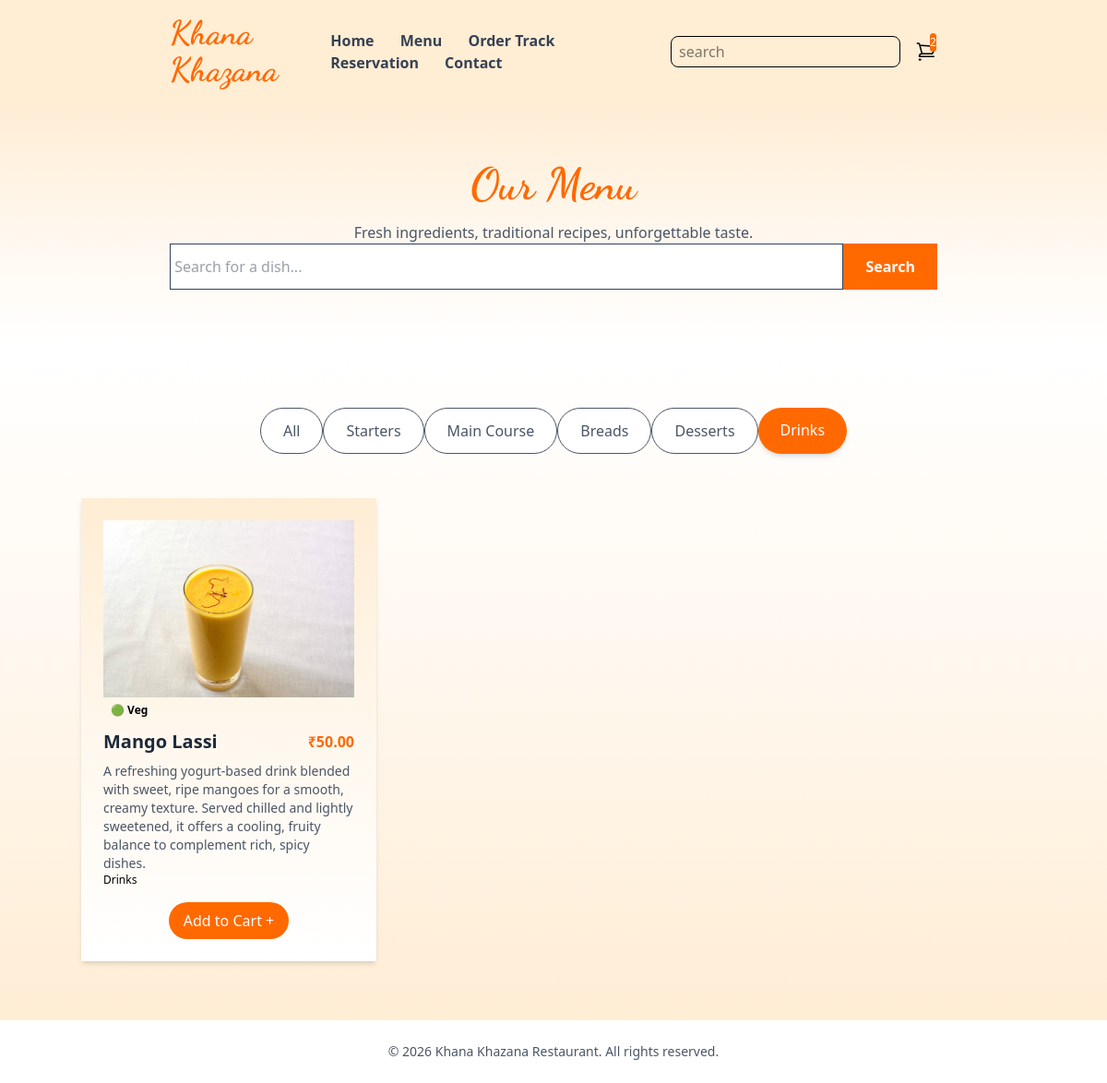
Screenshot of /menu/?category=drinks with the database file from the repository.
### core/models.py (models this page shows, shortened)
class Category(models.Model):
    name = models.CharField(max_length=100)
    slug = models.SlugField(unique=True)
    order = models.PositiveIntegerField(default=0)  # controls tab order
    class Meta:
        ordering = ['order']
        verbose_name_plural = 'Categories'

class MenuItem(models.Model):
    category = models.ForeignKey(Category, on_delete=models.CASCADE, related_name='items')
    name = models.CharField(max_length=200)
    description = models.TextField(blank=True)
    price = models.DecimalField(max_digits=8, decimal_places=2)
    image = models.ImageField(upload_to='menu/', blank=True, null=True)
    is_veg = models.BooleanField(default=True)
    is_available = models.BooleanField(default=True)
    class Meta:
        ordering = ['name']

### core/views.py (the view)
# urls.py: path("menu/", views.menu, name="menu"),
def menu(request):
  categories = Category.objects.prefetch_related('items').all()
  selected_category = request.GET.get('category', '')
  search_query = request.GET.get('search', '')
  items = MenuItem.objects.filter(is_available=True).select_related('category')
  if selected_category:
    items = items.filter(category__slug=selected_category)
  if search_query:
    items = items.filter(name__icontains=search_query)
  return render(request, 'core/menu.html', {
      'categories': categories,
      'items': items,
      'selected_category': selected_category,
      'search_query': search_query,
    })

### core/templates/core/menu.html (shortened to what this page needs)
{% extends "core/base.html" %}
{% load static %}
{% block hero %}
<section class="bg-gradient-to-b from-orange-100 via-orange-50 to-white">
  <div class="container mx-auto px-24 py-16 text-center">
    <h1 class="text-4xl lg:text-5xl font-bold text-orange-500" style="font-family: 'Dancing Script', cursive;">
      Our Menu
    </h1>
    <p class="mt-4 text-gray-600 text-lg">Fresh ingredients, traditional recipes, unforgettable taste.</p>
    <form method="GET" action="{% url 'menu' %}" class="mt-8 flex justify-center">
      <div class="flex w-full max-w-md">
        <input
          type="text"
          name="search"
          value="{{ search_query }}"
          placeholder=" Search for a dish..."
          class="w-full border border-orange-200 rounded-l-full px-5 py-3 focus:outline-none focus:ring-2 focus:ring-orange-400 bg-white text-gray-700"
        >
        <button type="submit"
          class="bg-orange-500 text-white px-6 py-3 rounded-r-full hover:bg-orange-600 transition duration-200 font-semibold">
          Search
        </button>
      </div>
    </form>
  </div>
</section>
{% endblock hero %}
{% block maincontent %}
<section class="bg-gradient-to-t from-orange-100 via-orange-50 to-white py-16">
  <div class="container mx-auto px-10">
<div class="flex flex-wrap gap-3 mb-12 justify-center px-4">
  <a href="{% url 'menu' %}{% if search_query %}?search={{ search_query }}{% endif %}"
    class="px-6 py-3 rounded-full font-medium transition duration-200
      {% if not selected_category %}bg-orange-500 text-white shadow-md{% else %}bg-white text-gray-600 border border-orange-200 hover:bg-orange-50{% endif %}">
    All
  </a>
  {% for category in categories %}
    <a href="?category={{ category.slug }}{% if search_query %}&search={{ search_query }}{% endif %}"
      class="px-6 py-3 rounded-full font-medium transition duration-200
        {% if selected_category == category.slug %}bg-orange-500 text-white shadow-md{% else %}bg-white text-gray-600 border border-orange-200 hover:bg-orange-50{% endif %}">
      {{ category.name }}
    </a>
  {% endfor %}
</div>
   <br>
    <br>
{% if items %}
  <div class="grid grid-cols-1 md:grid-cols-3 gap-8">
    {% for item in items %}
      <div class="bg-gradient-to-b from-orange-100 via-orange-50 to-white shadow-md p-6 hover:shadow-xl transition-shadow duration-300">
        {% if item.image %}
          <img src="{{ item.image.url }}" alt="{{ item.name }}" class="w-full h-48 object-cover">
        {% else %}
          <div class="w-full h-48 bg-orange-200 flex items-center justify-center">
            <span class="text-orange-400 text-sm">No image</span>
          </div>
        {% endif %}
        <span class="inline-block mt-3 text-xs font-semibold px-2 py-1 rounded-full
          {% if item.is_veg %}bg-green-100 text-green-700{% else %}bg-red-100 text-red-700{% endif %}">
          {% if item.is_veg %}🟢 Veg{% else %}🔴 Non-veg{% endif %}
        </span>
        <div class="flex justify-between items-center mt-2">
          <h3 class="text-xl font-semibold text-gray-800">{{ item.name }}</h3>
          <span class="text-orange-500 font-bold">₹{{ item.price }}</span>
        </div>
        {% if item.description %}
          <p class="text-gray-600 mt-2 text-sm">{{ item.description }}</p>
        {% endif %}
        <p class="text-xs text-gray-400 mt-1">{{ item.category.name }}</p>
        <button
          onclick="addToCart({{ item.id }}, '{{ item.name }}', {{ item.price }})"
          class="block bg-orange-500 text-white mt-4 mx-auto px-4 py-2 rounded-full hover:bg-orange-600 transition duration-200 font-medium">
          Add to Cart +
        </button>
      </div>
    {% endfor %}
  </div>
    {% endif %}
  </div>
</section>
{% endblock maincontent %}

### rows the page displays
Category: name "Starters"
Category: name "Main Course"
Category: name "Breads"
Category: name "Desserts"
Category: name "Drinks"
MenuItem: image (picture), is_veg "🟢 Veg", name "Mango Lassi", price "50.00", description "A refreshing yogurt-based drink blended with sweet, ripe mangoes for a smooth, creamy texture. Served chilled and lightly sweetened, it offers a cooling, fruity balance to complement rich, spicy dishes.", category.name "Drinks"
